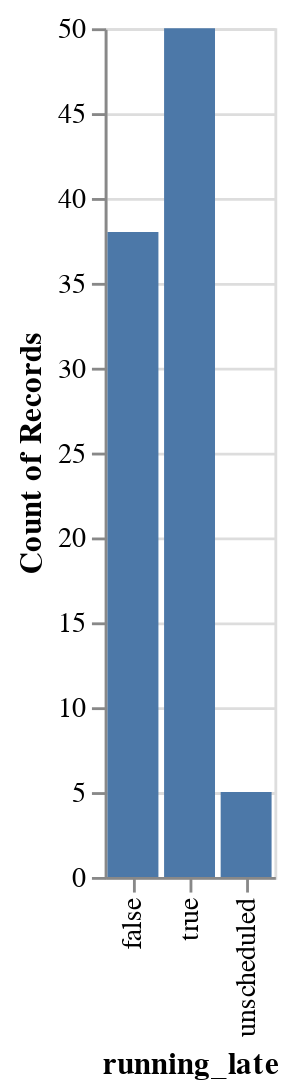

Notebook code for this chart:
### Code cell
all_tasks = asyncio.all_tasks()
for task in all_tasks:
    task.cancel()

async def do():
    while True:
        records = update_df()
        display(alt.Chart(map_df).mark_bar().encode(
            x='running_late',
            y='count(running_late)'
        ))
        realtime_layer.data = records
        r.update()
        display("waited 30 seconds for updates")
        await asyncio.sleep(30)

asyncio.create_task(do());

### Figure 1 — Vega-Lite specification as saved in the notebook (floating-point values rounded to 4 significant figures)
{"config": {"view": {"continuousWidth": 400, "continuousHeight": 300}}, "data": {"name": "data-033f4c376d429287e12240bb643076d6"}, "mark": "bar", "encoding": {"x": {"type": "nominal", "field": "running_late"}, "y": {"type": "nominal", "aggregate": "count", "field": "running_late"}}, "$schema": "https://vega.github.io/schema/vega-lite/v4.8.1.json", "datasets": {"data-033f4c376d429287e12240bb643076d6": [{"trip_id": 844323, "lat": 34.06, "long": -118.4, "running_late": false, "color": [0, 255, 0]}, {"trip_id": 844324, "lat": 34.05, "long": -118.4, "running_late": false, "color": [0, 255, 0]}, {"trip_id": 844325, "lat": 34.03, "long": -118.5, "running_late": false, "color": [0, 255, 0]}, {"trip_id": 844326, "lat": 34.02, "long": -118.5, "running_late": true, "color": [255, 0, 0]}, {"trip_id": 844327, "lat": 34.0, "long": -118.5, "running_late": false, "color": [0, 255, 0]}, {"trip_id": 844328, "lat": 33.99, "long": -118.5, "running_late": true, "color": [255, 0, 0]}, {"trip_id": 844329, "lat": 33.99, "long": -118.5, "running_late": false, "color": [0, 255, 0]}, {"trip_id": 844419, "lat": 33.99, "long": -118.5, "running_late": false, "color": [0, 255, 0]}, {"trip_id": 844420, "lat": 34.01, "long": -118.5, "running_late": false, "color": [0, 255, 0]}, {"trip_id": 844421, "lat": 34.03, "long": -118.5, "running_late": true, "color": [255, 0, 0]}, {"trip_id": 844422, "lat": 34.04, "long": -118.5, "running_late": true, "color": [255, 0, 0]}, {"trip_id": 844423, "lat": 34.05, "long": -118.4, "running_late": true, "color": [255, 0, 0]}, {"trip_id": 844424, "lat": 34.03, "long": -118.5, "running_late": "unscheduled", "color": [60, 220, 255]}, {"trip_id": 844425, "lat": 34.07, "long": -118.4, "running_late": true, "color": [255, 0, 0]}, {"trip_id": 844426, "lat": 34.07, "long": -118.4, "running_late": true, "color": [255, 0, 0]}, {"trip_id": 844654, "lat": 34.01, "long": -118.5, "running_late": false, "color": [0, 255, 0]}, {"trip_id": 844655, "lat": 34.03, "long": -118.5, "running_late": true, "color": [255, 0, 0]}, {"trip_id": 844656, "lat": 34.06, "long": -118.4, "running_late": true, "color": [255, 0, 0]}, {"trip_id": 844692, "lat": 34.06, "long": -118.5, "running_late": true, "color": [255, 0, 0]}, {"trip_id": 844693, "lat": 34.01, "long": -118.5, "running_late": false, "color": [0, 255, 0]}, {"trip_id": 845014, "lat": 34.0, "long": -118.5, "running_late": true, "color": [255, 0, 0]}, {"trip_id": 845015, "lat": 34.0, "long": -118.5, "running_late": true, "color": [255, 0, 0]}, {"trip_id": 845016, "lat": 33.96, "long": -118.4, "running_late": true, "color": [255, 0, 0]}, {"trip_id": 845017, "lat": 33.96, "long": -118.4, "running_late": false, "color": [0, 255, 0]}, {"trip_id": 845018, "lat": 33.93, "long": -118.4, "running_late": true, "color": [255, 0, 0]}, {"trip_id": 845019, "lat": 33.93, "long": -118.4, "running_late": true, "color": [255, 0, 0]}, {"trip_id": 845087, "lat": 33.95, "long": -118.4, "running_late": true, "color": [255, 0, 0]}, {"trip_id": 845088, "lat": 33.96, "long": -118.4, "running_late": true, "color": [255, 0, 0]}, {"trip_id": 845089, "lat": 33.98, "long": -118.4, "running_late": true, "color": [255, 0, 0]}, {"trip_id": 845090, "lat": 34.0, "long": -118.5, "running_late": true, "color": [255, 0, 0]}, {"trip_id": 845091, "lat": 34.02, "long": -118.5, "running_late": true, "color": [255, 0, 0]}, {"trip_id": 845142, "lat": 34.06, "long": -118.4, "running_late": true, "color": [255, 0, 0]}, {"trip_id": 845154, "lat": 34.02, "long": -118.5, "running_late": true, "color": [255, 0, 0]}, {"trip_id": 845746, "lat": 34.04, "long": -118.4, "running_late": true, "color": [255, 0, 0]}, {"trip_id": 845747, "lat": 34.0, "long": -118.5, "running_late": false, "color": [0, 255, 0]}, {"trip_id": 845781, "lat": 34.04, "long": -118.4, "running_late": "unscheduled", "color": [60, 220, 255]}, {"trip_id": 845782, "lat": 34.02, "long": -118.4, "running_late": true, "color": [255, 0, 0]}, {"trip_id": 845783, "lat": 34.07, "long": -118.4, "running_late": true, "color": [255, 0, 0]}, {"trip_id": 845784, "lat": 34.06, "long": -118.4, "running_late": true, "color": [255, 0, 0]}, {"trip_id": 845922, "lat": 34.02, "long": -118.5, "running_late": false, "color": [0, 255, 0]}, {"trip_id": 845923, "lat": 34.05, "long": -118.5, "running_late": true, "color": [255, 0, 0]}, {"trip_id": 845953, "lat": 34.01, "long": -118.5, "running_late": false, "color": [0, 255, 0]}, {"trip_id": 846382, "lat": 33.98, "long": -118.4, "running_late": "unscheduled", "color": [60, 220, 255]}, {"trip_id": 846383, "lat": 34.0, "long": -118.4, "running_late": true, "color": [255, 0, 0]}, {"trip_id": 846431, "lat": 34.06, "long": -118.5, "running_late": false, "color": [0, 255, 0]}, {"trip_id": 846432, "lat": 34.04, "long": -118.5, "running_late": "unscheduled", "color": [60, 220, 255]}, {"trip_id": 846433, "lat": 33.98, "long": -118.4, "running_late": false, "color": [0, 255, 0]}, {"trip_id": 846457, "lat": 34.03, "long": -118.5, "running_late": true, "color": [255, 0, 0]}, {"trip_id": 846781, "lat": 34.06, "long": -118.4, "running_late": false, "color": [0, 255, 0]}, {"trip_id": 846782, "lat": 34.02, "long": -118.5, "running_late": false, "color": [0, 255, 0]}, {"trip_id": 846783, "lat": 33.98, "long": -118.5, "running_late": true, "color": [255, 0, 0]}, {"trip_id": 846805, "lat": 34.0, "long": -118.5, "running_late": false, "color": [0, 255, 0]}, {"trip_id": 846806, "lat": 34.07, "long": -118.4, "running_late": true, "color": [255, 0, 0]}, {"trip_id": 846879, "lat": 34.03, "long": -118.5, "running_late": true, "color": [255, 0, 0]}, {"trip_id": 846880, "lat": 34.02, "long": -118.5, "running_late": false, "color": [0, 255, 0]}, {"trip_id": 847720, "lat": 34.03, "long": -118.4, "running_late": true, "color": [255, 0, 0]}, {"trip_id": 847721, "lat": 34.03, "long": -118.4, "running_late": true, "color": [255, 0, 0]}, {"trip_id": 847722, "lat": 34.04, "long": -118.4, "running_late": true, "color": [255, 0, 0]}, {"trip_id": 847722, "lat": 34.04, "long": -118.4, "running_late": true, "color": [255, 0, 0]}, {"trip_id": 847723, "lat": 34.07, "long": -118.4, "running_late": true, "color": [255, 0, 0]}, {"trip_id": 847763, "lat": 34.07, "long": -118.4, "running_late": true, "color": [255, 0, 0]}, {"trip_id": 847764, "lat": 34.04, "long": -118.4, "running_late": false, "color": [0, 255, 0]}, {"trip_id": 847866, "lat": 34.01, "long": -118.5, "running_late": true, "color": [255, 0, 0]}, {"trip_id": 847867, "lat": 34.03, "long": -118.5, "running_late": true, "color": [255, 0, 0]}, {"trip_id": 847868, "lat": 34.05, "long": -118.4, "running_late": false, "color": [0, 255, 0]}, {"trip_id": 847869, "lat": 34.05, "long": -118.3, "running_late": false, "color": [0, 255, 0]}, {"trip_id": 847870, "lat": 34.06, "long": -118.3, "running_late": false, "color": [0, 255, 0]}, {"trip_id": 847871, "lat": 34.06, "long": -118.3, "running_late": "unscheduled", "color": [60, 220, 255]}, {"trip_id": 847920, "lat": 34.02, "long": -118.5, "running_late": false, "color": [0, 255, 0]}, {"trip_id": 847921, "lat": 34.02, "long": -118.5, "running_late": false, "color": [0, 255, 0]}, {"trip_id": 847922, "lat": 34.06, "long": -118.4, "running_late": true, "color": [255, 0, 0]}, {"trip_id": 847923, "lat": 34.05, "long": -118.4, "running_late": true, "color": [255, 0, 0]}, {"trip_id": 847924, "lat": 34.06, "long": -118.3, "running_late": false, "color": [0, 255, 0]}, {"trip_id": 847981, "lat": 34.07, "long": -118.4, "running_late": false, "color": [0, 255, 0]}, {"trip_id": 847982, "lat": 34.04, "long": -118.4, "running_late": false, "color": [0, 255, 0]}, {"trip_id": 847983, "lat": 34.02, "long": -118.4, "running_late": false, "color": [0, 255, 0]}, {"trip_id": 847984, "lat": 34.03, "long": -118.4, "running_late": false, "color": [0, 255, 0]}, {"trip_id": 848056, "lat": 34.02, "long": -118.4, "running_late": false, "color": [0, 255, 0]}, {"trip_id": 848057, "lat": 34.05, "long": -118.4, "running_late": true, "color": [255, 0, 0]}, {"trip_id": 848058, "lat": 34.07, "long": -118.4, "running_late": true, "color": [255, 0, 0]}, {"trip_id": 848121, "lat": 34.01, "long": -118.5, "running_late": true, "color": [255, 0, 0]}, {"trip_id": 848123, "lat": 34.01, "long": -118.5, "running_late": false, "color": [0, 255, 0]}, {"trip_id": 848124, "lat": 34.04, "long": -118.4, "running_late": false, "color": [0, 255, 0]}, {"trip_id": 848125, "lat": 34.05, "long": -118.4, "running_late": true, "color": [255, 0, 0]}, {"trip_id": 848126, "lat": 34.05, "long": -118.4, "running_late": false, "color": [0, 255, 0]}, {"trip_id": 848127, "lat": 34.06, "long": -118.3, "running_late": false, "color": [0, 255, 0]}, {"trip_id": 848128, "lat": 34.06, "long": -118.3, "running_late": true, "color": [255, 0, 0]}, {"trip_id": 848187, "lat": 34.05, "long": -118.3, "running_late": false, "color": [0, 255, 0]}, {"trip_id": 848188, "lat": 34.05, "long": -118.4, "running_late": false, "color": [0, 255, 0]}, {"trip_id": 848189, "lat": 34.04, "long": -118.4, "running_late": false, "color": [0, 255, 0]}, {"trip_id": 848192, "lat": 34.02, "long": -118.5, "running_late": true, "color": [255, 0, 0]}, {"trip_id": 848193, "lat": 34.02, "long": -118.5, "running_late": true, "color": [255, 0, 0]}, {"trip_id": 848194, "lat": 34.01, "long": -118.5, "running_late": true, "color": [255, 0, 0]}]}}
